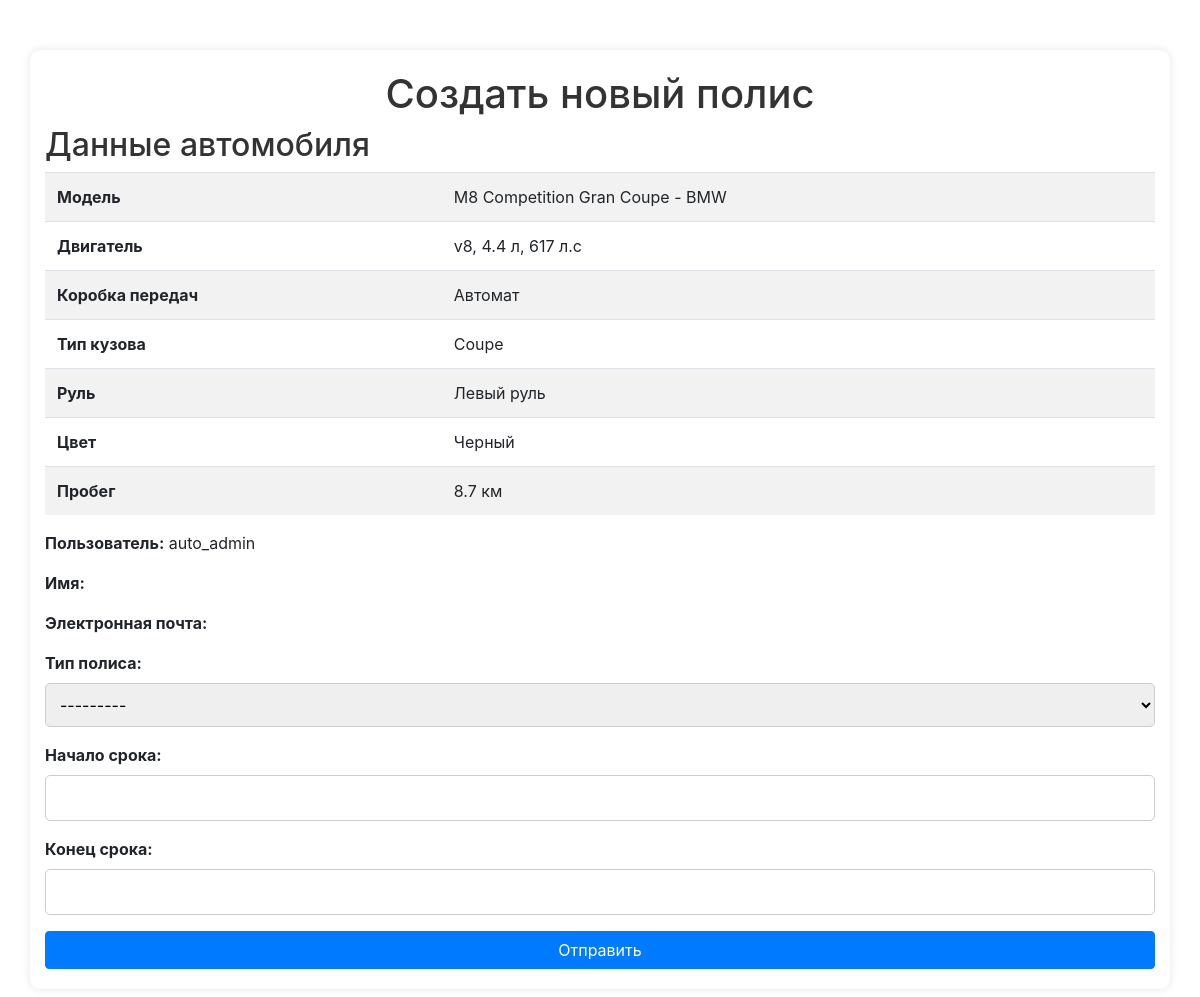
The app's page /policy/1/ (signed in) with its own data.
### auto/models.py (models this page shows, shortened)
class Car(models.Model):
    name = models.CharField(max_length=50, verbose_name='Модель')
    brand = models.CharField(max_length=40, verbose_name='Брэнд')
    engine = models.ForeignKey(Engine, on_delete=models.CASCADE, verbose_name='Двигатель')
    transmission = models.ForeignKey(Transmission, on_delete=models.CASCADE, verbose_name='Коробка передач')
    body_type = models.ForeignKey(BodyType, on_delete=models.CASCADE, verbose_name='Тип кузова')
    color = models.CharField(max_length=20, verbose_name='Цвет')
    mileage = models.CharField(max_length=40, verbose_name='Пробег')
    rudder = models.ForeignKey(Rudder, on_delete=models.CASCADE, verbose_name='Руль')
    price = models.DecimalField(max_digits=19, decimal_places=2, verbose_name='Цена')
    description = models.TextField(default='No description', verbose_name='Описание')
    photo = models.ImageField(upload_to='cars/', null=False, blank=False, verbose_name='Фото')
    class Meta:
        verbose_name_plural = 'Автомобиль'
        ordering = ['name']

class Engine(models.Model):
    name = models.CharField(max_length=30, verbose_name='Название')
    volume = models.CharField(max_length=20, verbose_name='Объем')
    power = models.CharField(max_length=20, verbose_name='Мощность')
    class Meta:
        verbose_name_plural = 'Двигатель'
        ordering = ['name']

class Transmission(models.Model):
    type = models.CharField(max_length=40)
    class Meta:
        verbose_name_plural = 'Коробка передач'
        ordering = ['type']

class BodyType(models.Model):
    type = models.CharField(max_length=30)
    class Meta:
        verbose_name_plural = 'Тип Кузова'
        ordering = ['type']

class Rudder(models.Model):
    type = models.CharField(max_length=20)
    class Meta:
        verbose_name_plural = 'Руль'
        ordering = ['type']

### auto/views.py (the view, shortened to what this page needs)
# urls.py: path('policy/<int:pk>/', views.InsurancePolicy.as_view(), name='policy'),
class InsurancePolicy(LoginRequiredMixin, View):
    template_name = 'policy.html'
    def get(self, request, pk):
        car = get_object_or_404(models.Car, id=pk)
        form = forms.InsurancePolicyForm()
        user = request.user
        return render(request, self.template_name, {'car': car, 'form': form, 'user': user})

### auto/forms.py
class InsurancePolicyForm(forms.ModelForm):
    class Meta:
        model = models.InsurancePolicy
        fields = ['policy_type', 'start_date', 'end_date']

### auto/templates/policy.html (shortened to what this page needs)
{% extends 'base.html' %}
{% block content %}
<div class="container">
    <h1>Создать новый полис</h1>
    <h2>Данные автомобиля</h2>
    <table class="table table-striped">
        <tr>
            <th>Модель</th>
            <td>{{ car.name }} - {{ car.brand }}</td>
        </tr>
        <tr>
            <th>Двигатель</th>
            <td>{{ car.engine.name }}, {{ car.engine.volume }} л, {{ car.engine.power }} л.с</td>
        </tr>
        <tr>
            <th>Коробка передач</th>
            <td>{{ car.transmission.type }}</td>
        </tr>
        <tr>
            <th>Тип кузова</th>
            <td>{{ car.body_type.type }}</td>
        </tr>
        <tr>
            <th>Руль</th>
            <td>{{ car.rudder.type }}</td>
        </tr>
        <tr>
            <th>Цвет</th>
            <td>{{ car.color }}</td>
        </tr>
        <tr>
            <th>Пробег</th>
            <td>{{ car.mileage }} км</td>
        </tr>
    </table>
        <p><strong>Пользователь:</strong> {{ user.username }}</p>
    <p><strong>Имя:</strong> {{ user.first_name }}</p>
    <p><strong>Электронная почта:</strong> {{ user.email }}</p>
<form action="{% url 'policy' car.id %}" method="POST" enctype="multipart/form-data">
    {{ form.as_p }}
    <button type="submit" class="btn btn-primary">Отправить</button>
</form>
    </div>
{% endblock %}

### auto/static/auto/css/auto.css (style rules this page uses)
body { font-family: Arial, sans-serif; margin: 0; padding: 0; background-color: #f4f4f4; }
h2 { margin-bottom: 20px; color: #333; }

### auto/static/auto/css/test.css (style rules this page uses)
body { font-family: Arial, sans-serif; background-color: #f4f4f4; margin: 0; padding: 20px; }
.container { max-width: 800px; margin: 0 auto; background-color: #fff; padding: 20px; box-shadow: 0 0 10px rgba(0, 0, 0, 0.1); border-radius: 5px; }
h1 { text-align: center; color: #333; }
label { font-weight: bold; }
input, select, textarea { width: 100%; padding: 10px; margin: 10px 0; border-radius: 4px; border: 1px solid #ccc; }

### auto/static/auto/css/create.css (style rules this page uses)
body { font-family: Arial, sans-serif; background-color: #f4f4f4; margin: 0; padding: 0; }
.container { max-width: 800px; margin: 50px auto; background-color: #fff; padding: 20px; border-radius: 10px; box-shadow: 0 0 10px rgba(0, 0, 0, 0.1); }
h1 { text-align: center; }
form { display: flex; flex-direction: column; }
label { margin-bottom: 5px; font-weight: bold; }
input, select, textarea { margin-bottom: 20px; padding: 10px; font-size: 16px; border: 1px solid #ccc; border-radius: 5px; width: 100%; }
button { padding: 15px; background-color: #4CAF50; color: white; border: none; border-radius: 5px; cursor: pointer; }

### records on screen
Car: name "M8 Competition Gran Coupe", brand "BMW", engine.name "v8", engine.volume "4.4", engine.power "617", transmission.type "Автомат", body_type.type "Coupe", rudder.type "Левый руль", color "Черный", mileage "8.7"

### other values on screen
{{ user.username }} "auto_admin"
